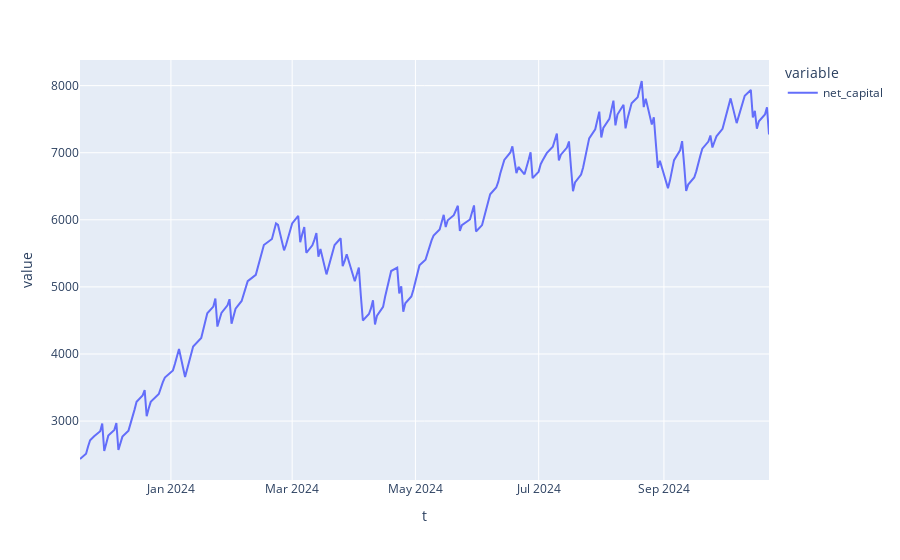

The notebook cell this image was saved under:
### Markdown cell above
### Base Strategy Backtest

### Code cell
# Align base strategy backtest's days with metalabeled strategy for comparison
# Because we lost some days of evaluation on the metealabeled backtest due to the walk-forward approach
base_strat_backtest_df = base_backtest_df.reindex(metalabeled_backtest_df.index)

px.line(base_strat_backtest_df['net_capital']).show()
print(f"Base strategy Sharpe: {round(sharpe_ratio(returns=base_strat_backtest_df['pct_return']), 2)}")

base_strat_win_rate = len(base_strat_backtest_df[base_strat_backtest_df['net_pnl'] > 0]) / len(base_strat_backtest_df)
base_strat_avg_win = base_strat_backtest_df[base_strat_backtest_df['net_pnl'] > 0]['net_pnl'].mean() * 100
base_strat_avg_loss = abs(base_strat_backtest_df[base_strat_backtest_df['net_pnl'] < 0]['net_pnl'].mean() * 100)

print(f"Base strategy win rate: {round(base_strat_win_rate * 100, 2)}%")
print(f"Base strategy average win: ${round(base_strat_avg_win, 2)}")
print(f"Base strategy average loss: ${round(base_strat_avg_loss, 2)}")
print(f"Base strategy expected value per trade: ${round((base_strat_avg_win * base_strat_win_rate) - (base_strat_avg_loss * (1 - base_strat_win_rate)), 2)}")

### Figure 1 — Plotly figure (JSON) as saved in the notebook; plotly's stock layout.template omitted (floating-point values rounded to 4 significant figures; data arrays with more than 128 entries replaced by an {"elided": "..."} marker saying what was removed)
{"data": [{"hovertemplate": "variable=net_capital<br>t=%{x}<br>value=%{y}<extra></extra>", "legendgroup": "net_capital", "line": {"color": "#636efa", "dash": "solid"}, "marker": {"symbol": "circle"}, "mode": "lines", "name": "net_capital", "orientation": "v", "showlegend": true, "type": "scatter", "x": {"elided": "233 str values"}, "xaxis": "x", "y": {"elided": "233 float values"}, "yaxis": "y"}], "layout": {"legend": {"title": {"text": "variable"}, "tracegroupgap": 0}, "margin": {"t": 60}, "xaxis": {"anchor": "y", "domain": [0, 1], "title": {"text": "t"}}, "yaxis": {"anchor": "x", "domain": [0, 1], "title": {"text": "value"}}}}
